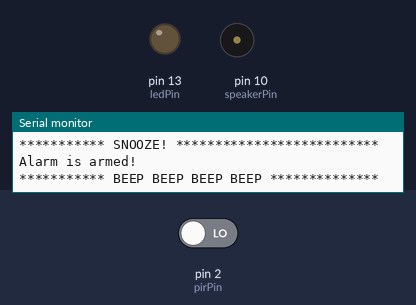
Simulated run of this sketch. Board: Arduino Uno, built with avr-gcc and run on an emulated ATmega328P. Shown: output pins drawn as LEDs (lit = HIGH), buzzer (waves = sounding), the last lines printed to the serial monitor. Dashed ring = blinking. The test bench sets the inputs (shaded band); at power-on: pin 2 (pirPin) LOW.

Above: at 6.7 s.
6.8 s: pin 2 (pirPin) driven HIGH
At 7.07 s:
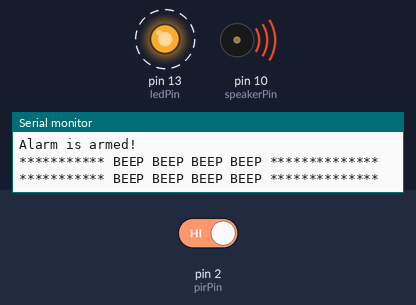
9.8 s: pin 2 (pirPin) driven LOW
At 9.8 s:
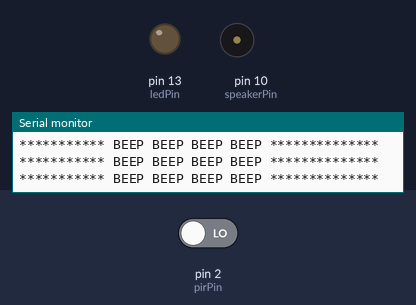
Timing chart, 0 to 12.8 s (numbered marks = the images above; inputs shaded):
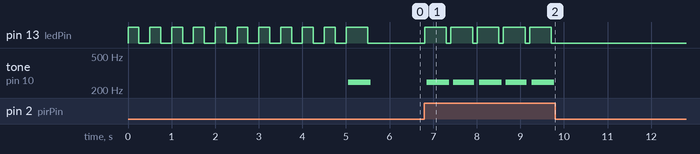

The sketch:

SimpleAlarmDemo.ino
```cpp
// Uses a PIR sensor to detect movement, buzzes a buzzer
// more info here: http://blog.makezine.com/projects/pir-sensor-arduino-alarm/

int ledPin = 13;
int pirPin = 2;
int speakerPin = 10;

void setup() {
  pinMode(ledPin, OUTPUT);
  pinMode(pirPin, INPUT);
  pinMode(speakerPin, OUTPUT);
  Serial.begin(9600);
  snooze(5);
  turnAlarmOn();
  turnAlarmOff();
}

void loop()
{
  if (motionDetected())
  {
    turnAlarmOn();
    turnAlarmOff();
  }
  delay(100);
}

bool motionDetected()
{
  if (digitalRead(pirPin) == HIGH)
    return true;
  else
    return false;
}

void turnLightsOn()
{
  digitalWrite(ledPin, HIGH);
}

void turnLightsOff()
{
  digitalWrite(ledPin, LOW);
}

void snooze(int snoozeSeconds)
{
  Serial.println("*********** SNOOZE! **************************");
  for (int i = 0; i < snoozeSeconds * 2; i++) {
    turnLightsOn();
    delay(250);
    turnLightsOff();
    delay(250);
  }
  Serial.println("Alarm is armed!");
}

void turnAlarmOn()
{
  turnLightsOn();
  playTone(500, 250);
}

void turnAlarmOff()
{
  turnLightsOff();
}

void playTone(long durationMilliseconds, int frequencyHz)
{
  if (frequencyHz > 0)
    Serial.println("*********** BEEP BEEP BEEP BEEP **************");

  long durationMicroseconds = durationMilliseconds * 1000;
  int loopPeriod = (1.0 / frequencyHz) * 1000000;
  long elapsedTime = 0;

  while (elapsedTime < durationMicroseconds)
  {
    digitalWrite(speakerPin, HIGH);
    delayMicroseconds(loopPeriod / 2);
    digitalWrite(speakerPin, LOW);
    delayMicroseconds(loopPeriod / 2);
    elapsedTime += (loopPeriod);
  }
}
```

Measured:
- after the input at 6.8 s, pin 13 (ledPin): alternates HIGH for 0.50 s and LOW for 0.10 s, starting at once; tone on pin 10 (speakerPin): alternates 248 Hz for 0.52 s and silent for 0.10 s, starting after 0.05 s
- after the input at 9.8 s, pin 13 (ledPin): stops changing and stays LOW; tone on pin 10 (speakerPin): stops changing and stays silent
